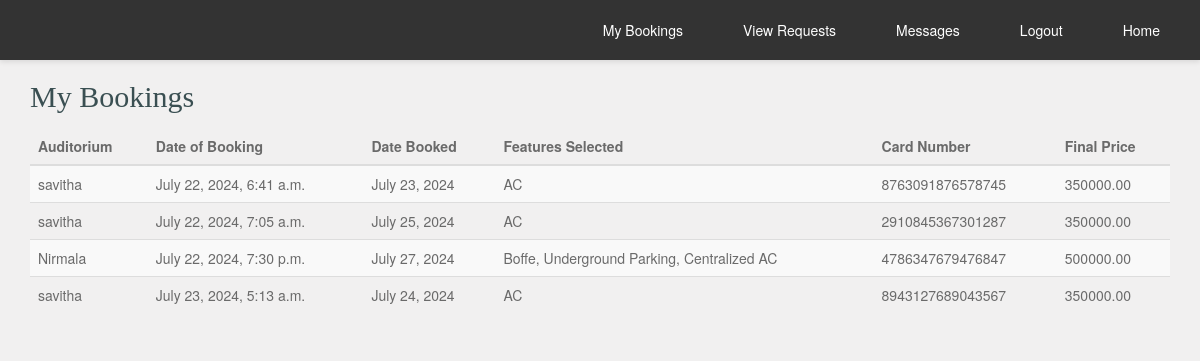
The page /user_my_bookings/ (signed in) on the database as committed earlier.
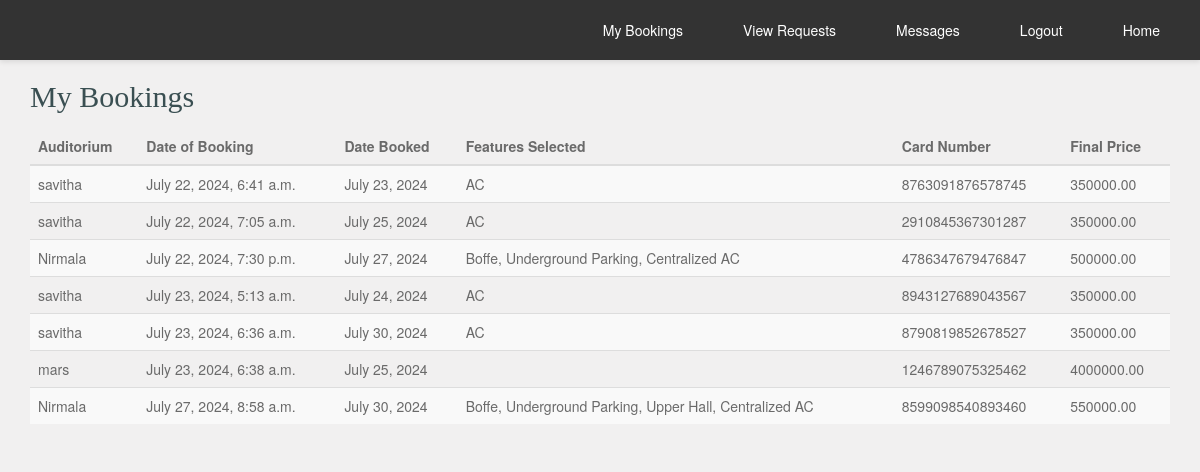
The same page on the database as committed later.
### auditorium/models.py (models this page shows, shortened)
class BookingHistory(models.Model):
    auditorium = models.ForeignKey(Auditorium, on_delete=models.CASCADE)
    user = models.ForeignKey(settings.AUTH_USER_MODEL, on_delete=models.CASCADE)
    date_booked = models.DateField()
    date_of_booking = models.DateTimeField(auto_now_add=True)
    features_selected = models.TextField()  # To store a comma-separated list of features
    final_price = models.DecimalField(max_digits=10, decimal_places=2)
    card_number = models.CharField(max_length=16)
    cvv = models.CharField(max_length=4)
    admin_amount = models.DecimalField(max_digits=10, decimal_places=2, editable=False)

class Auditorium(models.Model):
    user = models.ForeignKey(User, on_delete=models.CASCADE)
    location = models.CharField(max_length=255)
    capacity = models.IntegerField()
    features = models.ManyToManyField('Feature', related_name='auditoriums', blank=True)
    price = models.DecimalField(max_digits=10, decimal_places=2)
    images = models.ImageField(upload_to='auditorium_images/', blank=True, default='../static/images/blue_mac2.jpg')
    approved = models.BooleanField(default=False)  # Ensure this field exists

class User(AbstractBaseUser, PermissionsMixin):
    username = models.CharField(max_length=150, unique=True)
    email = models.EmailField(unique=True)
    role = models.CharField(max_length=50, blank=True, null=True)
    is_staff = models.BooleanField(default=False)
    is_active = models.BooleanField(default=True)
    groups = models.ManyToManyField(Group, related_name='custom_user_groups')
    user_permissions = models.ManyToManyField(Permission, related_name='custom_user_permissions')
    objects = CustomUserManager()
    USERNAME_FIELD = 'email'
    REQUIRED_FIELDS = ['username']

### auditorium/views.py (the view)
# urls.py: path('user_my_bookings/', views.user_my_bookings, name='user_my_bookings'),
@login_required
def user_my_bookings(request):
    bookings = BookingHistory.objects.filter(user=request.user)
    context = {
        'bookings': bookings
    }
    return render(request, 'user_my_bookings.html', context)

### auditorium/templates/user_my_bookings.html (shortened to what this page needs)
<!DOCTYPE html>
<html lang="en-US">
<head>
    <link rel="stylesheet" href="../static/css/bootstrap.min.css">
    <link rel="stylesheet" href="../static/css/font-awesome.min.css">
    <link rel="stylesheet" href="../static/css/style.css" media="screen"/>
</head>
<body>
    {% include 'user_navbar.html' %}
    <div class="container">
        <h2>My Bookings</h2>
        <table class="table table-striped">
            <thead>
                <tr>
                    <th>Auditorium</th>
                    <th>Date of Booking</th>
                    <th>Date Booked</th>
                    <th>Features Selected</th>
                    <th>Card Number</th>
                    <th>Final Price</th>
                </tr>
            </thead>
            <tbody>
                {% for booking in bookings %}
                    <tr>
                        <td>{{ booking.auditorium.user.username }}</td>
                        <td>{{ booking.date_of_booking }}</td>
                        <td>{{ booking.date_booked }}</td>
                        <td>{{ booking.features_selected }}</td>
                        <td>{{ booking.card_number }}</td>
                        <td>{{ booking.final_price }}</td>
                    </tr>
                {% empty %}
                    <tr>
                        <td colspan="6">No bookings found.</td>
                    </tr>
                {% endfor %}
            </tbody>
        </table>
    </div>
</body>
</html>

### auditorium/templates/user_navbar.html (shortened to what this page needs)
<nav>
    <ul>
        <li><a href="{% url 'user_index' %}">Home</a></li>
        <li><a href="/">Logout</a></li>
        <li><a href="{% url 'user_messages' %}">Messages</a></li>
        <li><a href="{% url 'view_requests' %}">View Requests</a></li>
        <li><a href="{% url 'user_my_bookings' %}">My Bookings</a></li>
    </ul>
</nav>

### auditorium/static/css/style.css (style rules this page uses)
* { outline: none !important; }
html { -webkit-font-smoothing: antialiased; text-rendering: optimizeLegibility; -webkit-text-size-adjust: none; -ms-text-size-adjust: none; overflow-y: scroll; }
body { color: #6a6a6a; background: #f1f0f0; }
a { text-decoration: none; outline: none; }
a { color: #4da7ca; -o-transition: all .4s; -ms-transition: all .4s; -moz-transition: all .4s; -webkit-transition: all .4s; transition: all .4s; }
h1, h2, h3, h4, h5, h6 { margin: 0 0 15px 0; color: #3A4F52; font-family: 'Alegreya Sans'; }

### auditorium/templates/user_navbar.html (style rules this page uses)
nav { background-color: #333; padding: 10px 0; box-shadow: 0 2px 5px rgba(0, 0, 0, 0.1); margin-bottom: 20px; }
nav ul { list-style-type: none; margin: 0; padding: 0; overflow: hidden; text-align: right; }
nav ul li { display: inline; float: right; margin-right: 20px; }
nav ul li a { display: block; color: #fff; padding: 10px 20px; text-decoration: none; border-radius: 5px; transition: background-color 0.3s ease, transform 0.3s ease; }

Rows that differ between the two databases and show on the page:
added BookingHistory: auditorium.user.username "savitha", date_of_booking "July 23, 2024, 6:36 a.m.", date_booked "July 30, 2024", features_selected "AC", card_number "8790819852678527", final_price "350000.00"
added BookingHistory: auditorium.user.username "mars", date_of_booking "July 23, 2024, 6:38 a.m.", date_booked "July 25, 2024", card_number "1246789075325462", final_price "4000000.00"
added BookingHistory: auditorium.user.username "Nirmala", date_of_booking "July 27, 2024, 8:58 a.m.", date_booked "July 30, 2024", features_selected "Boffe, Underground Parking, Upper Hall, Centralized AC", card_number "8599098540893460", final_price "550000.00"
